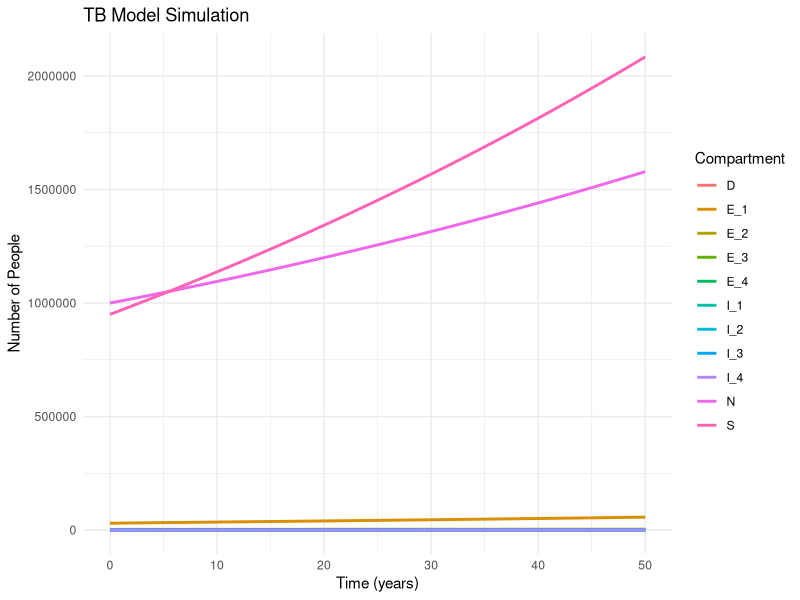

Generate this figure with R:
## ---- chunk 1
# load in desolve

library("deSolve")

## ---- chunk 2
# set up parameters

params <- list(
  rho = 0.0179, # US birth rate: range 0.0179
  q = 0.15, # Proportion of active cases that have potential to be infectious. Range (0, 1)
  alpha = 0.00425, # Immigration rate. Range 0.00425
  lambda = 8, # Effective Contact Rate. Range (0, 30)
  gamma = 0.1, # Proportion H-resistance acquisition cases. Range (0, 1)
  mu_0 = 0.013, # Mortality rate unrelated to TB. Range 0.013
  mu = 0.15, # TB mortality rate. Range (0, 0.5)
  v_L = 0.003, # Progression rate from latent to active infection. Range (0, 0.01)
  l = 0.25, # Proportion of immigrants that have LTBI. Range (0, 0.3)
  p = 0.15, # Proportion of exogenous infections that are acute. Range (0, 0.3)
  trt = c(0.1, 0.1, 0.1, 0.1), # Proportion of treatment time when individuals are infectious (I 1-4). Range (0,0.1)
  z = c(0.85, 0.7, 0.65, 0.4), # Proportion of treatment courses for TB (DS,H,R,MDR) that are successful. Ranges [(0.6, 0.9), (0.5, 0.9), (0.5, 0.9), (0.1, 0.8)]
  phi = c(0.8,0.8,0.5,0.4), # Rate of end of treatment (DS, H, R, MDR). Ranges [(0.6, 0.9), (0.5, 0.9), (0.36, 0.5), (0.3, 0.5)]
  r = c(0.05,0.03,0.02), # Proportion of immigrant LTBI cases (H,R,MDR). Ranges [(0, 0.2), (0, 0.2), (0, 0.2)]
  y = c(0.15,0.1) # Proportion of failed treatments for DS TB that result in H- or R-resistance Ranges [(0, 1), (0,1),...NA]
)
## ---- chunk 3
# time setup
years <- 50
time <- seq(0, years, by = 1)
  
## ---- chunk 4

#set up initial values

initial <- c(
  S = 950000,
  E_1 = 30000,
  I_1 = 2000,
  E_2 = 3000,
  I_2 = 500,
  E_3 = 2000,
  I_3 = 300,
  E_4 = 1000,
  I_4 = 200,
  D = 0,
  N = 1000000 
)

## ---- chunk 5

diffeqs <- function(t, y, params) {
  with(as.list(c(y, params)), {
      # dS/dT
      dS <- (rho*N) 
            - (q*trt[1]*lambda*(S*I_2/N)) - (q*trt[2]*lambda*(S*I_2/N)) - (q*trt[3]*lambda*(S*I_3/N)) - (q*trt[4]*lambda*(S*I_4/N)) 
            + (z[1]*phi[1]*I_1) + (z[2]*phi[2]*I_2) + (z[3]*phi[3]*I_3) + (z[4]*phi[4]*I_4)
            + (1 - l)*(alpha*N) - mu_0*S 
      
      # dE_1/dT
      dE_1 <- (1 - p)*(q*trt[1]*lambda*(S*I_1/N)) - v_L*E_1 + (1-y[1])*(1-z[1])*phi[1]*I_1 + l*alpha*(1 - r[1] - r[2] - r[3])*N - mu_0*E_1
      
      # dI_1/dT 
      dI_1 <- q*trt[1]*lambda*(S*I_1/N) + q*v_L*E_1 - phi[1]*I_1 - mu_0*I_1 - mu*I_1
      
      # dE_2/dT
      dE_2 <- (1 - p)*(q*trt[2]*lambda*(S*I_2/N)) - v_L*E_2 + (1-y[1])*(1-z[2])*phi[2]*I_2 + gamma*(1-z[1])*y[1]*phi[1]*I_1 + l*alpha*r[1]*N - mu_0*E_2
      
      # dI_2/dT
      dI_2 <- q*trt[2]*lambda*(S*I_2/N) + v_L*E_2 - phi[2]*I_2 - mu_0*I_2 - mu*I_2
      
      # dE_3/dT
      dE_3 <- (1 - p)*(q*trt[3]*lambda*(S*I_3/N)) - v_L*E_3 + (1-y[1])*(1-z[3])*phi[3]*I_3 + (1-gamma)*(1-z[1])*y[1]*phi[1]*I_1 + l*alpha*r[2]*N - mu_0*E_3
      
      # dI_3/dT
      dI_3 <- q*trt[3]*lambda*(S*I_3/N) + v_L*E_3 - phi[3]*I_3 - mu_0*I_3 - mu*I_3
      
      # dE_4/dT
      dE_4 <- (1 - p)*(q*trt[4]*lambda*(S*I_4/N)) - v_L*E_4 
      + (1-z[2])*y[1]*phi[2]*I_2 + (1-z[3])*y[1]*phi[3]*I_3 + (1-z[4])*phi[4]*I_4
      + l*alpha*r[4]*N - mu_0*E_4
      
      # dI_4/dT
      dI_4 <- q*trt[4]*lambda*(S*I_4/N) + v_L*E_4 - phi[4]*I_4 - mu_0*I_4 - mu*I_4
      
      # dD/dT
      dD <- mu*(I_1 + I_2 + I_3 + I_4)
      
      # dN/dT
      dN <- rho*N + alpha*N - mu*(I_1 + I_2 + I_3 + I_4) - mu_0*N
     
      return(list(c(dS, dE_1, dI_1, dE_2, dI_2, dE_3, dI_3, dE_4, dI_4, dD, dN)))
    })
   }
## ---- chunk 6
result <- ode(
  y = initial,
  times = time,
  func = diffeqs,
  parms = params,
  rtol = 1e-6,
  atol = 1e-6
)

result <- as.data.frame(result)
result

## ---- chunk 7
# plot time :)
library(ggplot2)
library(tidyr)  

result_long <- pivot_longer(result,cols = -time, names_to = "compartment", values_to = "Count")

# Plot selected compartments
ggplot(result_long[result_long$compartment %in% c("S", "E_1", "I_1","E_2", "I_2", "E_3", "I_3", "E_4", "I_4", "D","N"), ], 
       aes(x = time, y = Count, color = compartment)) +
  geom_line(linewidth = 1) +
  labs(title = "TB Model Simulation",
       x = "Time (years)",
       y = "Number of People",
       color = "Compartment") +
  theme_minimal()
